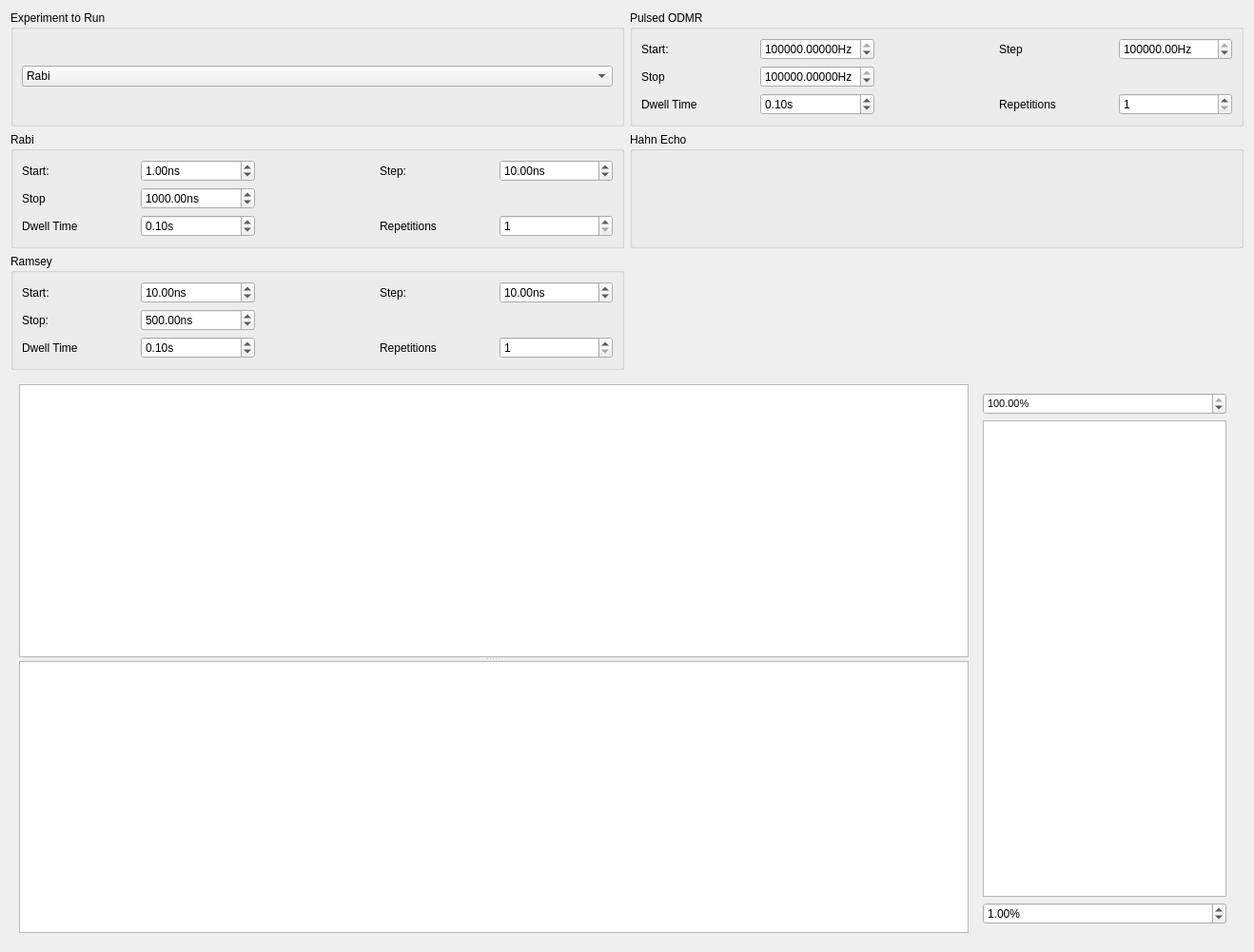
<?xml version="1.0" encoding="UTF-8"?>
<ui version="4.0">
 <class>standard_expts</class>
 <widget class="QWidget" name="standard_expts">
  <property name="geometry">
   <rect>
    <x>0</x>
    <y>0</y>
    <width>1318</width>
    <height>1001</height>
   </rect>
  </property>
  <property name="sizePolicy">
   <sizepolicy hsizetype="Preferred" vsizetype="Fixed">
    <horstretch>0</horstretch>
    <verstretch>0</verstretch>
   </sizepolicy>
  </property>
  <property name="windowTitle">
   <string>Form</string>
  </property>
  <layout class="QGridLayout" name="gridLayout">
   <item row="3" column="4">
    <widget class="QGroupBox" name="ramsey_box">
     <property name="title">
      <string>Ramsey</string>
     </property>
     <layout class="QGridLayout" name="gridLayout_5">
      <item row="0" column="0">
       <layout class="QGridLayout" name="gridLayout_2">
        <item row="0" column="0">
         <widget class="QLabel" name="label_9">
          <property name="text">
           <string>Start:</string>
          </property>
         </widget>
        </item>
        <item row="3" column="3">
         <widget class="QLabel" name="label_13">
          <property name="text">
           <string>Repetitions</string>
          </property>
         </widget>
        </item>
        <item row="0" column="2">
         <widget class="QLabel" name="label_11">
          <property name="sizePolicy">
           <sizepolicy hsizetype="Minimum" vsizetype="Preferred">
            <horstretch>0</horstretch>
            <verstretch>0</verstretch>
           </sizepolicy>
          </property>
          <property name="text">
           <string>   </string>
          </property>
         </widget>
        </item>
        <item row="3" column="4">
         <widget class="QSpinBox" name="spinbox_ramsey_rep">
          <property name="minimum">
           <number>1</number>
          </property>
          <property name="maximum">
           <number>1000</number>
          </property>
         </widget>
        </item>
        <item row="0" column="1">
         <widget class="QDoubleSpinBox" name="spinbox_ramsey_start">
          <property name="suffix">
           <string>ns</string>
          </property>
          <property name="maximum">
           <double>10000.000000000000000</double>
          </property>
          <property name="value">
           <double>10.000000000000000</double>
          </property>
         </widget>
        </item>
        <item row="3" column="0">
         <widget class="QLabel" name="label_12">
          <property name="text">
           <string>Dwell Time</string>
          </property>
         </widget>
        </item>
        <item row="3" column="1">
         <widget class="QDoubleSpinBox" name="spinbox_ramsey_dwell">
          <property name="suffix">
           <string>s</string>
          </property>
          <property name="maximum">
           <double>100000.000000000000000</double>
          </property>
          <property name="value">
           <double>0.100000000000000</double>
          </property>
         </widget>
        </item>
        <item row="0" column="3">
         <widget class="QLabel" name="label_8">
          <property name="text">
           <string>Step:</string>
          </property>
         </widget>
        </item>
        <item row="1" column="1">
         <widget class="QDoubleSpinBox" name="spinbox_ramsey_stop">
          <property name="suffix">
           <string>ns</string>
          </property>
          <property name="maximum">
           <double>10000.000000000000000</double>
          </property>
          <property name="value">
           <double>500.000000000000000</double>
          </property>
         </widget>
        </item>
        <item row="1" column="0">
         <widget class="QLabel" name="label_10">
          <property name="text">
           <string>Stop:</string>
          </property>
         </widget>
        </item>
        <item row="0" column="4">
         <widget class="QDoubleSpinBox" name="spinbox_ramsey_step">
          <property name="suffix">
           <string>ns</string>
          </property>
          <property name="maximum">
           <double>10000.000000000000000</double>
          </property>
          <property name="value">
           <double>10.000000000000000</double>
          </property>
         </widget>
        </item>
       </layout>
      </item>
     </layout>
    </widget>
   </item>
   <item row="2" column="4">
    <widget class="QGroupBox" name="rabi_box">
     <property name="title">
      <string>Rabi</string>
     </property>
     <layout class="QGridLayout" name="gridLayout_3">
      <item row="0" column="0">
       <layout class="QGridLayout" name="gridLayout_4">
        <item row="0" column="2">
         <widget class="QLabel" name="label_4">
          <property name="sizePolicy">
           <sizepolicy hsizetype="Minimum" vsizetype="Preferred">
            <horstretch>0</horstretch>
            <verstretch>0</verstretch>
           </sizepolicy>
          </property>
          <property name="text">
           <string>   </string>
          </property>
         </widget>
        </item>
        <item row="4" column="4">
         <widget class="QSpinBox" name="spinbox_rabi_rep">
          <property name="minimum">
           <number>1</number>
          </property>
          <property name="value">
           <number>1</number>
          </property>
         </widget>
        </item>
        <item row="4" column="1">
         <widget class="QDoubleSpinBox" name="spinbox_rabi_dwell">
          <property name="suffix">
           <string>s</string>
          </property>
          <property name="minimum">
           <double>0.000000000000000</double>
          </property>
          <property name="maximum">
           <double>1000000.000000000000000</double>
          </property>
          <property name="value">
           <double>0.100000000000000</double>
          </property>
         </widget>
        </item>
        <item row="4" column="0">
         <widget class="QLabel" name="label_5">
          <property name="text">
           <string>Dwell Time</string>
          </property>
         </widget>
        </item>
        <item row="0" column="0">
         <widget class="QLabel" name="label">
          <property name="text">
           <string>Start:</string>
          </property>
         </widget>
        </item>
        <item row="0" column="1">
         <widget class="QDoubleSpinBox" name="spinbox_rabi_start">
          <property name="suffix">
           <string>ns</string>
          </property>
          <property name="minimum">
           <double>0.010000000000000</double>
          </property>
          <property name="maximum">
           <double>10000.000000000000000</double>
          </property>
          <property name="singleStep">
           <double>1.000000000000000</double>
          </property>
          <property name="value">
           <double>1.000000000000000</double>
          </property>
         </widget>
        </item>
        <item row="4" column="3">
         <widget class="QLabel" name="label_6">
          <property name="text">
           <string>Repetitions</string>
          </property>
         </widget>
        </item>
        <item row="3" column="1">
         <widget class="QDoubleSpinBox" name="spinbox_rabi_stop">
          <property name="suffix">
           <string>ns</string>
          </property>
          <property name="maximum">
           <double>100000.000000000000000</double>
          </property>
          <property name="value">
           <double>1000.000000000000000</double>
          </property>
         </widget>
        </item>
        <item row="0" column="3">
         <widget class="QLabel" name="label_3">
          <property name="text">
           <string>Step:</string>
          </property>
         </widget>
        </item>
        <item row="0" column="4">
         <widget class="QDoubleSpinBox" name="spinbox_rabi_step">
          <property name="suffix">
           <string>ns</string>
          </property>
          <property name="maximum">
           <double>10000.000000000000000</double>
          </property>
          <property name="value">
           <double>10.000000000000000</double>
          </property>
         </widget>
        </item>
        <item row="3" column="0">
         <widget class="QLabel" name="label_2">
          <property name="text">
           <string>Stop</string>
          </property>
         </widget>
        </item>
       </layout>
      </item>
     </layout>
    </widget>
   </item>
   <item row="4" column="4" colspan="2">
    <widget class="QWidget" name="widget" native="true">
     <layout class="QHBoxLayout" name="horizontalLayout_4">
      <item>
       <widget class="QSplitter" name="splitter">
        <property name="sizePolicy">
         <sizepolicy hsizetype="Preferred" vsizetype="Expanding">
          <horstretch>1</horstretch>
          <verstretch>0</verstretch>
         </sizepolicy>
        </property>
        <property name="orientation">
         <enum>Qt::Vertical</enum>
        </property>
        <widget class="PlotWidget" name="pulsed_PlotWidget">
         <property name="sizePolicy">
          <sizepolicy hsizetype="Expanding" vsizetype="Expanding">
           <horstretch>1</horstretch>
           <verstretch>1</verstretch>
          </sizepolicy>
         </property>
        </widget>
        <widget class="PlotWidget" name="pulsed_matrix_PlotWidget">
         <property name="sizePolicy">
          <sizepolicy hsizetype="Expanding" vsizetype="Expanding">
           <horstretch>1</horstretch>
           <verstretch>1</verstretch>
          </sizepolicy>
         </property>
        </widget>
       </widget>
      </item>
      <item>
       <widget class="QWidget" name="widget_3" native="true">
        <property name="sizePolicy">
         <sizepolicy hsizetype="Minimum" vsizetype="Preferred">
          <horstretch>0</horstretch>
          <verstretch>0</verstretch>
         </sizepolicy>
        </property>
        <layout class="QVBoxLayout" name="verticalLayout_2">
         <item>
          <widget class="QDoubleSpinBox" name="hi_perc_doubleSpinBox">
           <property name="font">
            <font>
             <pointsize>8</pointsize>
             <weight>50</weight>
             <bold>false</bold>
            </font>
           </property>
           <property name="suffix">
            <string>%</string>
           </property>
           <property name="maximum">
            <double>100.000000000000000</double>
           </property>
           <property name="value">
            <double>100.000000000000000</double>
           </property>
          </widget>
         </item>
         <item>
          <widget class="PlotWidget" name="cb_plot_widget">
           <property name="enabled">
            <bool>true</bool>
           </property>
           <property name="sizePolicy">
            <sizepolicy hsizetype="Preferred" vsizetype="Preferred">
             <horstretch>1</horstretch>
             <verstretch>0</verstretch>
            </sizepolicy>
           </property>
          </widget>
         </item>
         <item>
          <widget class="QDoubleSpinBox" name="low_perc_doubleSpinBox">
           <property name="suffix">
            <string>%</string>
           </property>
           <property name="maximum">
            <double>100.000000000000000</double>
           </property>
           <property name="value">
            <double>1.000000000000000</double>
           </property>
          </widget>
         </item>
        </layout>
       </widget>
      </item>
     </layout>
    </widget>
   </item>
   <item row="0" column="4">
    <widget class="QGroupBox" name="groupBox_2">
     <property name="title">
      <string>Experiment to Run</string>
     </property>
     <layout class="QHBoxLayout" name="horizontalLayout_2">
      <item>
       <widget class="QComboBox" name="combo_exptchoice">
        <property name="enabled">
         <bool>true</bool>
        </property>
        <item>
         <property name="text">
          <string>Rabi</string>
         </property>
        </item>
        <item>
         <property name="text">
          <string>Pulsed ODMR</string>
         </property>
        </item>
        <item>
         <property name="text">
          <string>Ramsey</string>
         </property>
        </item>
        <item>
         <property name="text">
          <string>Hahn Echo</string>
         </property>
        </item>
       </widget>
      </item>
     </layout>
    </widget>
   </item>
   <item row="0" column="5">
    <widget class="QGroupBox" name="pulsed_odmr_box">
     <property name="title">
      <string>Pulsed ODMR</string>
     </property>
     <layout class="QGridLayout" name="gridLayout_8">
      <item row="0" column="0">
       <layout class="QGridLayout" name="gridLayout_7">
        <item row="0" column="2">
         <widget class="QLabel" name="label_17">
          <property name="sizePolicy">
           <sizepolicy hsizetype="Minimum" vsizetype="Preferred">
            <horstretch>0</horstretch>
            <verstretch>0</verstretch>
           </sizepolicy>
          </property>
          <property name="text">
           <string> </string>
          </property>
         </widget>
        </item>
        <item row="2" column="1">
         <widget class="QDoubleSpinBox" name="spinbox_odmr_dwell">
          <property name="suffix">
           <string>s</string>
          </property>
          <property name="maximum">
           <double>100000.000000000000000</double>
          </property>
          <property name="value">
           <double>0.100000000000000</double>
          </property>
         </widget>
        </item>
        <item row="1" column="1">
         <widget class="ScienDSpinBox" name="spinbox_odmr_stop">
          <property name="suffix">
           <string>Hz</string>
          </property>
          <property name="decimals">
           <number>5</number>
          </property>
          <property name="maximum">
           <double>100000000000.000000000000000</double>
          </property>
          <property name="value">
           <double>2987000000.000000000000000</double>
          </property>
         </widget>
        </item>
        <item row="0" column="1">
         <widget class="ScienDSpinBox" name="spinbox_odmr_start">
          <property name="suffix">
           <string>Hz</string>
          </property>
          <property name="decimals">
           <number>5</number>
          </property>
          <property name="maximum">
           <double>100000000000.000000000000000</double>
          </property>
          <property name="value">
           <double>2987000000.000000000000000</double>
          </property>
         </widget>
        </item>
        <item row="0" column="0">
         <widget class="QLabel" name="label_14">
          <property name="text">
           <string>Start:</string>
          </property>
         </widget>
        </item>
        <item row="1" column="0">
         <widget class="QLabel" name="label_15">
          <property name="text">
           <string>Stop</string>
          </property>
         </widget>
        </item>
        <item row="2" column="0">
         <widget class="QLabel" name="label_16">
          <property name="text">
           <string>Dwell Time</string>
          </property>
         </widget>
        </item>
        <item row="0" column="3">
         <widget class="QLabel" name="label_18">
          <property name="text">
           <string>Step</string>
          </property>
         </widget>
        </item>
        <item row="0" column="4">
         <widget class="ScienDSpinBox" name="spinbox_odmr_step">
          <property name="suffix">
           <string>Hz</string>
          </property>
          <property name="decimals">
           <number>2</number>
          </property>
          <property name="maximum">
           <double>10000000.000000000000000</double>
          </property>
          <property name="value">
           <double>1000000.000000000000000</double>
          </property>
         </widget>
        </item>
        <item row="2" column="3">
         <widget class="QLabel" name="label_19">
          <property name="text">
           <string>Repetitions</string>
          </property>
         </widget>
        </item>
        <item row="2" column="4">
         <widget class="QSpinBox" name="spinbox_odmr_rep">
          <property name="minimum">
           <number>1</number>
          </property>
         </widget>
        </item>
       </layout>
      </item>
     </layout>
    </widget>
   </item>
   <item row="2" column="5">
    <widget class="QGroupBox" name="hahn_echo_box">
     <property name="title">
      <string>Hahn Echo</string>
     </property>
     <layout class="QGridLayout" name="gridLayout_13"/>
    </widget>
   </item>
  </layout>
 </widget>
 <customwidgets>
  <customwidget>
   <class>ScienDSpinBox</class>
   <extends>QDoubleSpinBox</extends>
   <header>qtwidgets.scientific_spinbox.h</header>
  </customwidget>
  <customwidget>
   <class>PlotWidget</class>
   <extends>QGraphicsView</extends>
   <header>pyqtgraph</header>
  </customwidget>
 </customwidgets>
 <resources/>
 <connections/>
</ui>
